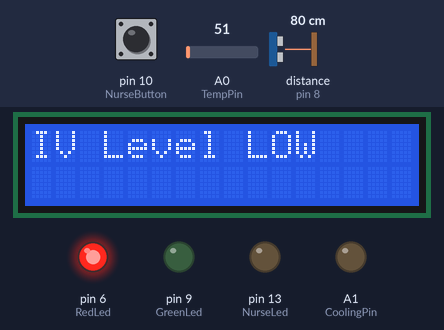
Recording of a sketch running on a simulated Arduino Uno, built with avr-gcc and run on an emulated ATmega328P. Shown: 16×2 character LCD, output pins drawn as LEDs (lit = HIGH). Wiring (inferred from the names in the program): ultrasonic range finder: trigger pin 7; echo pin 8. Dashed ring = blinking. The inputs (shaded band) are chosen by the test bench; at power-on: pin 10 (NurseButton) HIGH, distance to the obstacle (sensor on pin 8) 80 cm, A0 (TempPin) = 51. The echo pulse lasts 58.3 µs per cm; pins used as bus, display or sensor lines are not drawn.

Above: at 1.2 s.
1.3 s: pin 10 (NurseButton) pulled LOW for 0.6 s
At 2.1 s:
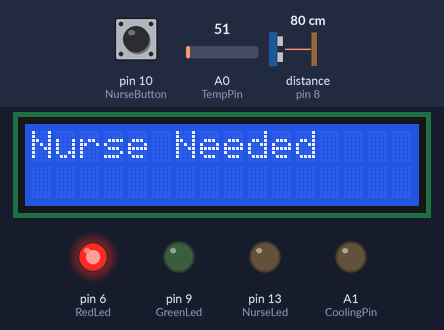
3.7 s: distance to the obstacle (sensor on pin 8) set to 19 cm
5.2 s: distance to the obstacle (sensor on pin 8) set to 15 cm
At 6.4 s:
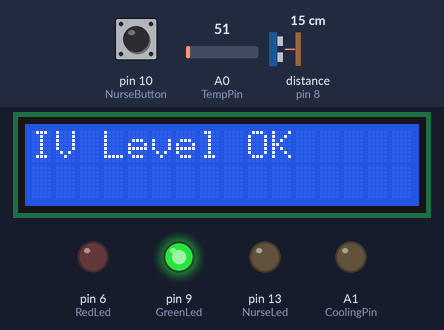
6.7 s: A0 (TempPin) set to 58
8.2 s: A0 (TempPin) set to 68
At 8.9 s:
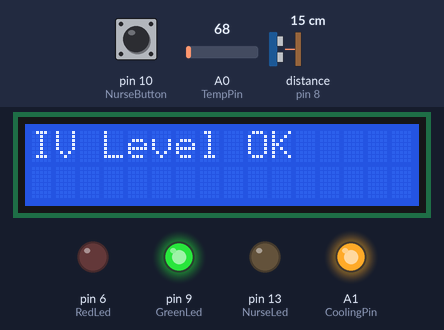
9.7 s: pin 10 (NurseButton) pulled LOW for 1 s
At 10.2 s:
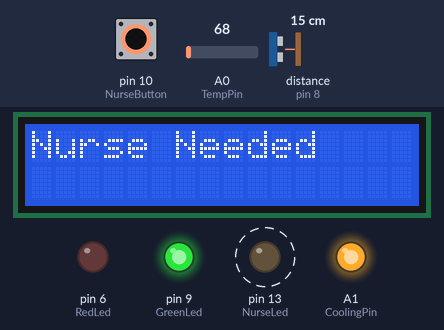
Timing chart, 0 to 12.7 s (numbered marks = the images above; inputs shaded):
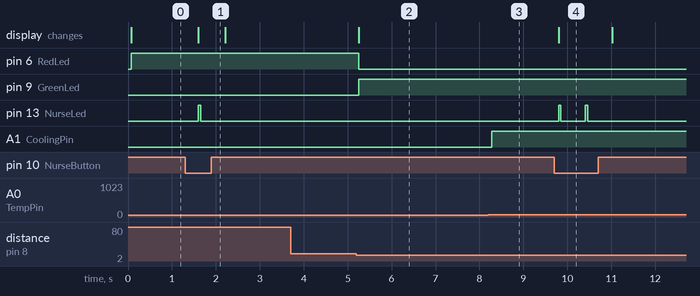

The sketch:

Smart_Hospital_code.ino
```cpp
#include<LiquidCrystal.h>
LiquidCrystal lcd(12,11,5,4,3,2);

int TrigPin=7;
int EchoPin=8;
int RedLed=6;
int GreenLed=9;
int NurseLed=13;
int NurseButton=10;
int TempPin=A0;
int CoolingPin=A1;

long duration;
int distance;

void setup() {

pinMode(TrigPin,OUTPUT);
pinMode(EchoPin,INPUT);
pinMode(RedLed,OUTPUT);
pinMode(GreenLed,OUTPUT);
pinMode(NurseLed,OUTPUT);
pinMode(CoolingPin,OUTPUT);
pinMode(TempPin,INPUT);
pinMode(NurseButton,INPUT_PULLUP);

lcd.begin(16,2);
}

void loop() {

  digitalWrite(TrigPin, LOW);
  delayMicroseconds(2);

  digitalWrite(TrigPin, HIGH);
  delayMicroseconds(10);

  digitalWrite(TrigPin, LOW);

  duration = pulseIn(EchoPin, HIGH);

  distance = duration * 0.034 / 2;

  lcd.clear();

  if(distance > 15){

    lcd.print("IV Level LOW");

    digitalWrite(RedLed,HIGH);
    digitalWrite(GreenLed,LOW);

  }

  else{

    lcd.print("IV Level OK");

    digitalWrite(RedLed,LOW);
    digitalWrite(GreenLed,HIGH);

  }

  int nurseState = digitalRead(NurseButton);

  if(nurseState == LOW){

    lcd.clear();
    lcd.print("Nurse Needed");
    digitalWrite(NurseLed,HIGH);
    delay(50);
    digitalWrite(NurseLed,LOW);
    delay(50);

  }

  else{
    digitalWrite(NurseLed,LOW);
  }

  int tempValue=analogRead(TempPin);

  float voltage=tempValue*(5.0/1023.0);

  float temperature= voltage*100;

  if(temperature>30){

    digitalWrite(CoolingPin,HIGH);

  }

  else{

    digitalWrite(CoolingPin,LOW);

  }

  delay(500);
}
```

Measured:
- the behaviour switches between 17 and 16 cm on distance to the obstacle (sensor on pin 8) (found by bisection; images 1 and 2)
- the behaviour switches between 61 and 62 on A0 (TempPin) (found by bisection; images 2 and 3)
- after the input at 1.3 s, pin 13 (NurseLed): LOW → HIGH after 0.30 s, → LOW 0.05 s later; the display: changes after 0.30 s (image 1)
- after the input at 3.7 s, every drawn part: stays the same
- after the input at 5.2 s, pin 6 (RedLed): HIGH → LOW after 0.05 s; pin 9 (GreenLed): LOW → HIGH after 0.05 s; the display: changes after 0.05 s (image 2)
- after the input at 6.7 s, every drawn part: stays the same
- after the input at 8.2 s, A1 (CoolingPin): LOW → HIGH after 0.08 s
- after the input at 9.7 s, pin 13 (NurseLed): alternates HIGH for 0.05 s and LOW for 0.56 s, 4 changes in all, then stays LOW, starting after 0.10 s; the display: changes after 0.10 s (image 4)
